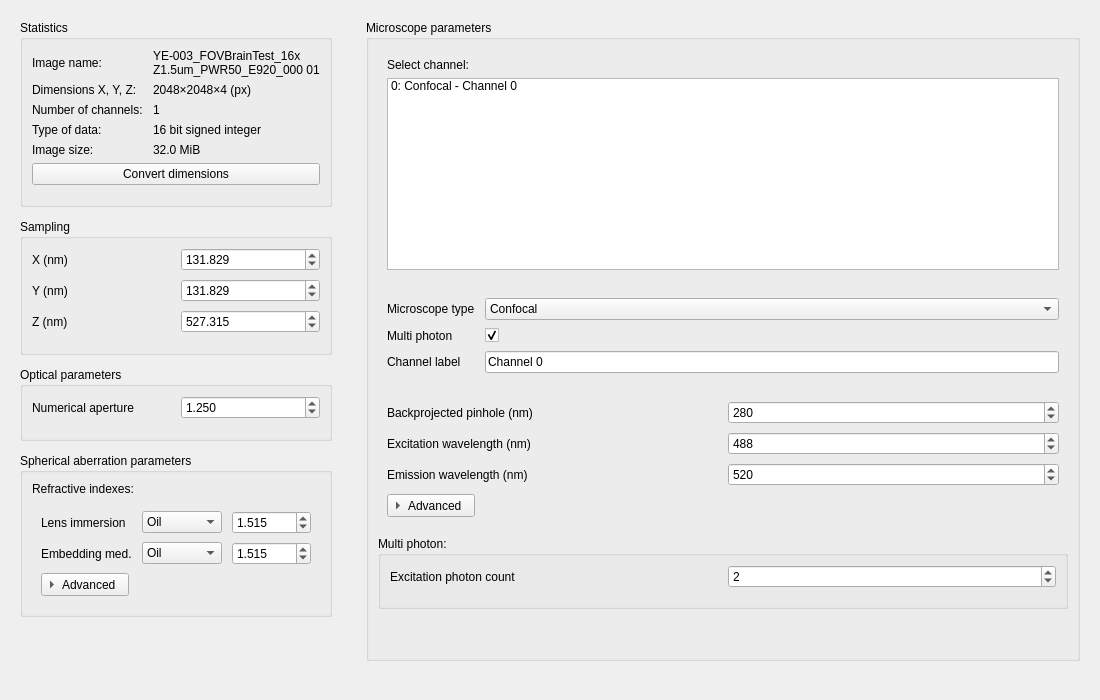
<?xml version="1.0" encoding="UTF-8"?>
<ui version="4.0">
 <class>MicroscopeParamsWidget</class>
 <widget class="QWidget" name="MicroscopeParamsWidget">
  <property name="geometry">
   <rect>
    <x>0</x>
    <y>0</y>
    <width>1100</width>
    <height>700</height>
   </rect>
  </property>
  <property name="windowTitle">
   <string>Microscope Parameters</string>
  </property>
  <layout class="QGridLayout" name="gridLayout_root">
   <property name="horizontalSpacing">
    <number>16</number>
   </property>
   <property name="verticalSpacing">
    <number>12</number>
   </property>

   <!-- LEFT COLUMN -->
   <item row="0" column="0">
    <widget class="QWidget" name="leftColumn">
     <layout class="QVBoxLayout" name="verticalLayout_left">
      <property name="spacing">
       <number>12</number>
      </property>

      <!-- Statistics -->
      <item>
       <widget class="QGroupBox" name="groupStatistics">
        <property name="title">
         <string>Statistics</string>
        </property>
        <layout class="QGridLayout" name="gridLayout_stats">
         <property name="horizontalSpacing">
          <number>10</number>
         </property>
         <property name="verticalSpacing">
          <number>6</number>
         </property>

         <item row="0" column="0">
          <widget class="QLabel" name="lblImageNameKey">
           <property name="text">
            <string>Image name:</string>
           </property>
          </widget>
         </item>
         <item row="0" column="1" colspan="2">
          <widget class="QLabel" name="lblImageNameVal">
           <property name="text">
            <string>YE-003_FOVBrainTest_16x Z1.5um_PWR50_E920_000 01</string>
           </property>
           <property name="wordWrap">
            <bool>true</bool>
           </property>
          </widget>
         </item>

         <item row="1" column="0">
          <widget class="QLabel" name="lblDimsKey">
           <property name="text">
            <string>Dimensions X, Y, Z:</string>
           </property>
          </widget>
         </item>
         <item row="1" column="1" colspan="2">
          <widget class="QLabel" name="lblDimsVal">
           <property name="text">
            <string>2048×2048×4 (px)</string>
           </property>
          </widget>
         </item>

         <item row="2" column="0">
          <widget class="QLabel" name="lblChannelsKey">
           <property name="text">
            <string>Number of channels:</string>
           </property>
          </widget>
         </item>
         <item row="2" column="1" colspan="2">
          <widget class="QLabel" name="lblChannelsVal">
           <property name="text">
            <string>1</string>
           </property>
          </widget>
         </item>

         <item row="3" column="0">
          <widget class="QLabel" name="lblTypeKey">
           <property name="text">
            <string>Type of data:</string>
           </property>
          </widget>
         </item>
         <item row="3" column="1" colspan="2">
          <widget class="QLabel" name="lblTypeVal">
           <property name="text">
            <string>16 bit signed integer</string>
           </property>
          </widget>
         </item>

         <item row="4" column="0">
          <widget class="QLabel" name="lblSizeKey">
           <property name="text">
            <string>Image size:</string>
           </property>
          </widget>
         </item>
         <item row="4" column="1" colspan="2">
          <widget class="QLabel" name="lblSizeVal">
           <property name="text">
            <string>32.0 MiB</string>
           </property>
          </widget>
         </item>

         <item row="5" column="0" colspan="3">
          <widget class="QPushButton" name="btnConvertDimensions">
           <property name="text">
            <string>Convert dimensions</string>
           </property>
          </widget>
         </item>

         <item row="6" column="0" colspan="3">
          <spacer name="spacer_statsBottom">
           <property name="orientation">
            <enum>Qt::Vertical</enum>
           </property>
           <property name="sizeType">
            <enum>QSizePolicy::Expanding</enum>
           </property>
           <property name="sizeHint">
            <size>
             <width>20</width>
             <height>10</height>
            </size>
           </property>
          </spacer>
         </item>
        </layout>
       </widget>
      </item>

      <!-- Sampling -->
      <item>
       <widget class="QGroupBox" name="groupSampling">
        <property name="title">
         <string>Sampling</string>
        </property>
        <layout class="QGridLayout" name="gridLayout_sampling">
         <property name="horizontalSpacing">
          <number>10</number>
         </property>
         <property name="verticalSpacing">
          <number>8</number>
         </property>

         <item row="0" column="0">
          <widget class="QLabel" name="lblXnm">
           <property name="text">
            <string>X (nm)</string>
           </property>
          </widget>
         </item>
         <item row="0" column="1">
          <widget class="QDoubleSpinBox" name="spinXnm">
           <property name="decimals">
            <number>3</number>
           </property>
           <property name="maximum">
            <double>1000000.000000000000000</double>
           </property>
           <property name="value">
            <double>131.829000000000008</double>
           </property>
          </widget>
         </item>

         <item row="1" column="0">
          <widget class="QLabel" name="lblYnm">
           <property name="text">
            <string>Y (nm)</string>
           </property>
          </widget>
         </item>
         <item row="1" column="1">
          <widget class="QDoubleSpinBox" name="spinYnm">
           <property name="decimals">
            <number>3</number>
           </property>
           <property name="maximum">
            <double>1000000.000000000000000</double>
           </property>
           <property name="value">
            <double>131.829000000000008</double>
           </property>
          </widget>
         </item>

         <item row="2" column="0">
          <widget class="QLabel" name="lblZnm">
           <property name="text">
            <string>Z (nm)</string>
           </property>
          </widget>
         </item>
         <item row="2" column="1">
          <widget class="QDoubleSpinBox" name="spinZnm">
           <property name="decimals">
            <number>3</number>
           </property>
           <property name="maximum">
            <double>1000000.000000000000000</double>
           </property>
           <property name="value">
            <double>527.315000000000055</double>
           </property>
          </widget>
         </item>

         <item row="3" column="0" colspan="2">
          <spacer name="spacer_samplingBottom">
           <property name="orientation">
            <enum>Qt::Vertical</enum>
           </property>
           <property name="sizeType">
            <enum>QSizePolicy::Expanding</enum>
           </property>
           <property name="sizeHint">
            <size>
             <width>20</width>
             <height>10</height>
            </size>
           </property>
          </spacer>
         </item>
        </layout>
       </widget>
      </item>

      <!-- Optical parameters -->
      <item>
       <widget class="QGroupBox" name="groupOptical">
        <property name="title">
         <string>Optical parameters</string>
        </property>
        <layout class="QGridLayout" name="gridLayout_optical">
         <property name="horizontalSpacing">
          <number>10</number>
         </property>
         <property name="verticalSpacing">
          <number>8</number>
         </property>

         <item row="0" column="0">
          <widget class="QLabel" name="lblNA">
           <property name="text">
            <string>Numerical aperture</string>
           </property>
          </widget>
         </item>
         <item row="0" column="1">
          <widget class="QDoubleSpinBox" name="spinNA">
           <property name="decimals">
            <number>3</number>
           </property>
           <property name="maximum">
            <double>2.000000000000000</double>
           </property>
           <property name="singleStep">
            <double>0.010000000000000</double>
           </property>
           <property name="value">
            <double>1.250000000000000</double>
           </property>
          </widget>
         </item>

         <item row="1" column="0" colspan="2">
          <spacer name="spacer_opticalBottom">
           <property name="orientation">
            <enum>Qt::Vertical</enum>
           </property>
           <property name="sizeType">
            <enum>QSizePolicy::Expanding</enum>
           </property>
           <property name="sizeHint">
            <size>
             <width>20</width>
             <height>10</height>
            </size>
           </property>
          </spacer>
         </item>
        </layout>
       </widget>
      </item>

      <!-- Spherical aberration parameters -->
      <item>
       <widget class="QGroupBox" name="groupSpherical">
        <property name="title">
         <string>Spherical aberration parameters</string>
        </property>
        <layout class="QVBoxLayout" name="verticalLayout_spherical">
         <item>
          <widget class="QLabel" name="lblRefractiveIndexesTitle">
           <property name="text">
            <string>Refractive indexes:</string>
           </property>
          </widget>
         </item>

         <item>
          <widget class="QWidget" name="sphericalGridWrap">
           <layout class="QGridLayout" name="gridLayout_spherical">
            <property name="horizontalSpacing">
             <number>10</number>
            </property>
            <property name="verticalSpacing">
             <number>8</number>
            </property>

            <item row="0" column="0">
             <widget class="QLabel" name="lblLensImmersion">
              <property name="text">
               <string>Lens immersion</string>
              </property>
             </widget>
            </item>
            <item row="0" column="1">
             <widget class="QComboBox" name="comboLensImmersion">
              <item>
               <property name="text">
                <string>Oil</string>
               </property>
              </item>
              <item>
               <property name="text">
                <string>Water</string>
               </property>
              </item>
              <item>
               <property name="text">
                <string>Air</string>
               </property>
              </item>
             </widget>
            </item>
            <item row="0" column="2">
             <widget class="QDoubleSpinBox" name="spinLensRI">
              <property name="decimals">
               <number>3</number>
              </property>
              <property name="maximum">
               <double>5.000000000000000</double>
              </property>
              <property name="value">
               <double>1.515000000000000</double>
              </property>
             </widget>
            </item>

            <item row="1" column="0">
             <widget class="QLabel" name="lblEmbeddingMed">
              <property name="text">
               <string>Embedding med.</string>
              </property>
             </widget>
            </item>
            <item row="1" column="1">
             <widget class="QComboBox" name="comboEmbedding">
              <item>
               <property name="text">
                <string>Oil</string>
               </property>
              </item>
              <item>
               <property name="text">
                <string>Water</string>
               </property>
              </item>
              <item>
               <property name="text">
                <string>Air</string>
               </property>
              </item>
             </widget>
            </item>
            <item row="1" column="2">
             <widget class="QDoubleSpinBox" name="spinEmbedRI">
              <property name="decimals">
               <number>3</number>
              </property>
              <property name="maximum">
               <double>5.000000000000000</double>
              </property>
              <property name="value">
               <double>1.515000000000000</double>
              </property>
             </widget>
            </item>

            <item row="2" column="0" colspan="3">
             <widget class="QToolButton" name="btnSphericalAdvanced">
              <property name="text">
               <string>Advanced</string>
              </property>
              <property name="toolButtonStyle">
               <enum>Qt::ToolButtonTextBesideIcon</enum>
              </property>
              <property name="arrowType">
               <enum>Qt::RightArrow</enum>
              </property>
              <property name="checkable">
               <bool>true</bool>
              </property>
              <property name="checked">
               <bool>false</bool>
              </property>
             </widget>
            </item>
           </layout>
          </widget>
         </item>
        </layout>
       </widget>
      </item>

      <item>
       <spacer name="spacer_leftBottom">
        <property name="orientation">
         <enum>Qt::Vertical</enum>
        </property>
        <property name="sizeType">
         <enum>QSizePolicy::Expanding</enum>
        </property>
        <property name="sizeHint">
         <size>
          <width>20</width>
          <height>40</height>
         </size>
        </property>
       </spacer>
      </item>
     </layout>
    </widget>
   </item>

   <!-- RIGHT COLUMN -->
   <item row="0" column="1">
    <widget class="QWidget" name="rightColumn">
     <layout class="QVBoxLayout" name="verticalLayout_right">
      <property name="spacing">
       <number>12</number>
      </property>

      <item>
       <widget class="QGroupBox" name="groupMicroscopeParams">
        <property name="title">
         <string>Microscope parameters</string>
        </property>
        <layout class="QVBoxLayout" name="verticalLayout_microscopeGroup">
         <property name="spacing">
          <number>10</number>
         </property>

         <!-- Select channel -->
         <item>
          <widget class="QWidget" name="channelWrap">
           <layout class="QVBoxLayout" name="verticalLayout_channelWrap">
            <property name="spacing">
             <number>6</number>
            </property>
            <item>
             <widget class="QLabel" name="lblSelectChannel">
              <property name="text">
               <string>Select channel:</string>
              </property>
             </widget>
            </item>
            <item>
             <widget class="QListWidget" name="listChannels">
              <property name="minimumHeight">
               <number>110</number>
              </property>
              <item>
               <property name="text">
                <string>0: Confocal - Channel 0</string>
               </property>
              </item>
             </widget>
            </item>
           </layout>
          </widget>
         </item>

         <!-- Microscope type + multiphoton -->
         <item>
          <widget class="QWidget" name="microscopeTypeWrap">
           <layout class="QGridLayout" name="gridLayout_microscopeType">
            <property name="horizontalSpacing">
             <number>10</number>
            </property>
            <property name="verticalSpacing">
             <number>8</number>
            </property>

            <item row="0" column="0">
             <widget class="QLabel" name="lblMicroscopeType">
              <property name="text">
               <string>Microscope type</string>
              </property>
             </widget>
            </item>
            <item row="0" column="1">
             <widget class="QComboBox" name="comboMicroscopeType">
              <item>
               <property name="text">
                <string>Confocal</string>
               </property>
              </item>
              <item>
               <property name="text">
                <string>Widefield</string>
               </property>
              </item>
              <item>
               <property name="text">
                <string>Spinning disk</string>
               </property>
              </item>
             </widget>
            </item>

            <item row="1" column="0">
             <widget class="QLabel" name="lblMultiPhoton">
              <property name="text">
               <string>Multi photon</string>
              </property>
             </widget>
            </item>
            <item row="1" column="1">
             <widget class="QCheckBox" name="chkMultiPhoton">
              <property name="text">
               <string/>
              </property>
              <property name="checked">
               <bool>true</bool>
              </property>
             </widget>
            </item>

            <item row="2" column="0">
             <widget class="QLabel" name="lblChannelLabel">
              <property name="text">
               <string>Channel label</string>
              </property>
             </widget>
            </item>
            <item row="2" column="1">
             <widget class="QLineEdit" name="editChannelLabel">
              <property name="text">
               <string>Channel 0</string>
              </property>
             </widget>
            </item>

           </layout>
          </widget>
         </item>

         <!-- Key numeric fields -->
         <item>
          <widget class="QWidget" name="gridNumbersWrap">
           <layout class="QGridLayout" name="gridLayout_numbers">
            <property name="horizontalSpacing">
             <number>10</number>
            </property>
            <property name="verticalSpacing">
             <number>8</number>
            </property>

            <item row="0" column="0">
             <widget class="QLabel" name="lblPinhole">
              <property name="text">
               <string>Backprojected pinhole (nm)</string>
              </property>
             </widget>
            </item>
            <item row="0" column="1">
             <widget class="QSpinBox" name="spinPinholeNm">
              <property name="maximum">
               <number>1000000</number>
              </property>
              <property name="value">
               <number>280</number>
              </property>
             </widget>
            </item>

            <item row="1" column="0">
             <widget class="QLabel" name="lblExcitation">
              <property name="text">
               <string>Excitation wavelength (nm)</string>
              </property>
             </widget>
            </item>
            <item row="1" column="1">
             <widget class="QSpinBox" name="spinExcitationNm">
              <property name="maximum">
               <number>5000</number>
              </property>
              <property name="value">
               <number>488</number>
              </property>
             </widget>
            </item>

            <item row="2" column="0">
             <widget class="QLabel" name="lblEmission">
              <property name="text">
               <string>Emission wavelength (nm)</string>
              </property>
             </widget>
            </item>
            <item row="2" column="1">
             <widget class="QSpinBox" name="spinEmissionNm">
              <property name="maximum">
               <number>5000</number>
              </property>
              <property name="value">
               <number>520</number>
              </property>
             </widget>
            </item>

            <item row="3" column="0" colspan="2">
             <widget class="QToolButton" name="btnAdvancedMicroscope">
              <property name="text">
               <string>Advanced</string>
              </property>
              <property name="toolButtonStyle">
               <enum>Qt::ToolButtonTextBesideIcon</enum>
              </property>
              <property name="arrowType">
               <enum>Qt::RightArrow</enum>
              </property>
              <property name="checkable">
               <bool>true</bool>
              </property>
              <property name="checked">
               <bool>false</bool>
              </property>
             </widget>
            </item>

           </layout>
          </widget>
         </item>

         <!-- Multi photon section -->
         <item>
          <widget class="QGroupBox" name="groupMultiphoton">
           <property name="title">
            <string>Multi photon:</string>
           </property>
           <layout class="QGridLayout" name="gridLayout_multiphoton">
            <property name="horizontalSpacing">
             <number>10</number>
            </property>
            <property name="verticalSpacing">
             <number>8</number>
            </property>

            <item row="0" column="0">
             <widget class="QLabel" name="lblPhotonCount">
              <property name="text">
               <string>Excitation photon count</string>
              </property>
             </widget>
            </item>
            <item row="0" column="1">
             <widget class="QSpinBox" name="spinPhotonCount">
              <property name="minimum">
               <number>1</number>
              </property>
              <property name="maximum">
               <number>4</number>
              </property>
              <property name="value">
               <number>2</number>
              </property>
             </widget>
            </item>

            <item row="1" column="0" colspan="2">
             <spacer name="spacer_multiphotonBottom">
              <property name="orientation">
               <enum>Qt::Vertical</enum>
              </property>
              <property name="sizeType">
               <enum>QSizePolicy::Expanding</enum>
              </property>
              <property name="sizeHint">
               <size>
                <width>20</width>
                <height>10</height>
               </size>
              </property>
             </spacer>
            </item>
           </layout>
          </widget>
         </item>

         <item>
          <spacer name="spacer_rightBottom">
           <property name="orientation">
            <enum>Qt::Vertical</enum>
           </property>
           <property name="sizeType">
            <enum>QSizePolicy::Expanding</enum>
           </property>
           <property name="sizeHint">
            <size>
             <width>20</width>
             <height>40</height>
            </size>
           </property>
          </spacer>
         </item>

        </layout>
       </widget>
      </item>

      <item>
       <spacer name="spacer_rightOuterBottom">
        <property name="orientation">
         <enum>Qt::Vertical</enum>
        </property>
        <property name="sizeType">
         <enum>QSizePolicy::Expanding</enum>
        </property>
        <property name="sizeHint">
         <size>
          <width>20</width>
          <height>20</height>
         </size>
        </property>
       </spacer>
      </item>

     </layout>
    </widget>
   </item>

   <!-- Column stretch so it looks like two panes -->
   <item row="0" column="2">
    <spacer name="spacer_rightMargin">
     <property name="orientation">
      <enum>Qt::Horizontal</enum>
     </property>
     <property name="sizeType">
      <enum>QSizePolicy::Minimum</enum>
     </property>
     <property name="sizeHint">
      <size>
       <width>0</width>
       <height>0</height>
      </size>
     </property>
    </spacer>
   </item>

  </layout>
 </widget>

 <resources/>
 <connections/>

</ui>
